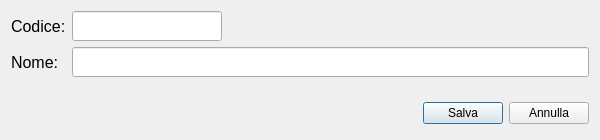
<?xml version="1.0" encoding="UTF-8"?>
<ui version="4.0">
 <class>Dialog</class>
 <widget class="QDialog" name="Dialog">
  <property name="geometry">
   <rect>
    <x>0</x>
    <y>0</y>
    <width>600</width>
    <height>140</height>
   </rect>
  </property>
  <property name="minimumSize">
   <size>
    <width>600</width>
    <height>140</height>
   </size>
  </property>
  <property name="maximumSize">
   <size>
    <width>600</width>
    <height>140</height>
   </size>
  </property>
  <property name="windowTitle">
   <string>Accessorio</string>
  </property>
  <property name="sizeGripEnabled">
   <bool>false</bool>
  </property>
  <layout class="QGridLayout" name="gridLayout">
   <item row="2" column="0">
    <spacer name="verticalSpacer">
     <property name="orientation">
      <enum>Qt::Vertical</enum>
     </property>
     <property name="sizeHint" stdset="0">
      <size>
       <width>20</width>
       <height>40</height>
      </size>
     </property>
    </spacer>
   </item>
   <item row="1" column="0">
    <layout class="QHBoxLayout" name="Name">
     <item>
      <widget class="QLabel" name="lblName">
       <property name="minimumSize">
        <size>
         <width>55</width>
         <height>30</height>
        </size>
       </property>
       <property name="maximumSize">
        <size>
         <width>55</width>
         <height>30</height>
        </size>
       </property>
       <property name="font">
        <font>
         <pointsize>12</pointsize>
        </font>
       </property>
       <property name="text">
        <string>Nome: </string>
       </property>
      </widget>
     </item>
     <item>
      <widget class="QLineEdit" name="leName">
       <property name="minimumSize">
        <size>
         <width>0</width>
         <height>30</height>
        </size>
       </property>
       <property name="maximumSize">
        <size>
         <width>16777215</width>
         <height>30</height>
        </size>
       </property>
       <property name="font">
        <font>
         <pointsize>12</pointsize>
        </font>
       </property>
       <property name="focusPolicy">
        <enum>Qt::StrongFocus</enum>
       </property>
      </widget>
     </item>
    </layout>
   </item>
   <item row="3" column="0">
    <layout class="QHBoxLayout" name="Buttons">
     <property name="spacing">
      <number>6</number>
     </property>
     <property name="margin" stdset="0">
      <number>0</number>
     </property>
     <item>
      <spacer>
       <property name="orientation">
        <enum>Qt::Horizontal</enum>
       </property>
       <property name="sizeHint" stdset="0">
        <size>
         <width>131</width>
         <height>31</height>
        </size>
       </property>
      </spacer>
     </item>
     <item>
      <widget class="QPushButton" name="btnSave">
       <property name="text">
        <string>Salva</string>
       </property>
      </widget>
     </item>
     <item>
      <widget class="QPushButton" name="btnCancel">
       <property name="text">
        <string>Annulla</string>
       </property>
      </widget>
     </item>
    </layout>
   </item>
   <item row="0" column="0">
    <layout class="QHBoxLayout" name="Code">
     <item>
      <widget class="QLabel" name="lblCode">
       <property name="minimumSize">
        <size>
         <width>55</width>
         <height>30</height>
        </size>
       </property>
       <property name="maximumSize">
        <size>
         <width>55</width>
         <height>30</height>
        </size>
       </property>
       <property name="font">
        <font>
         <pointsize>12</pointsize>
        </font>
       </property>
       <property name="text">
        <string>Codice:</string>
       </property>
      </widget>
     </item>
     <item>
      <widget class="QLineEdit" name="leCode">
       <property name="minimumSize">
        <size>
         <width>150</width>
         <height>30</height>
        </size>
       </property>
       <property name="maximumSize">
        <size>
         <width>150</width>
         <height>30</height>
        </size>
       </property>
       <property name="font">
        <font>
         <pointsize>12</pointsize>
        </font>
       </property>
       <property name="focusPolicy">
        <enum>Qt::StrongFocus</enum>
       </property>
      </widget>
     </item>
     <item>
      <spacer name="horizontalSpacer">
       <property name="orientation">
        <enum>Qt::Horizontal</enum>
       </property>
       <property name="sizeHint" stdset="0">
        <size>
         <width>40</width>
         <height>20</height>
        </size>
       </property>
      </spacer>
     </item>
    </layout>
   </item>
  </layout>
 </widget>
 <tabstops>
  <tabstop>leCode</tabstop>
  <tabstop>leName</tabstop>
  <tabstop>btnSave</tabstop>
  <tabstop>btnCancel</tabstop>
 </tabstops>
 <resources/>
 <connections>
  <connection>
   <sender>btnSave</sender>
   <signal>clicked()</signal>
   <receiver>Dialog</receiver>
   <slot>accept()</slot>
   <hints>
    <hint type="sourcelabel">
     <x>509</x>
     <y>126</y>
    </hint>
    <hint type="destinationlabel">
     <x>96</x>
     <y>254</y>
    </hint>
   </hints>
  </connection>
  <connection>
   <sender>btnCancel</sender>
   <signal>clicked()</signal>
   <receiver>Dialog</receiver>
   <slot>reject()</slot>
   <hints>
    <hint type="sourcelabel">
     <x>590</x>
     <y>126</y>
    </hint>
    <hint type="destinationlabel">
     <x>179</x>
     <y>282</y>
    </hint>
   </hints>
  </connection>
 </connections>
</ui>
